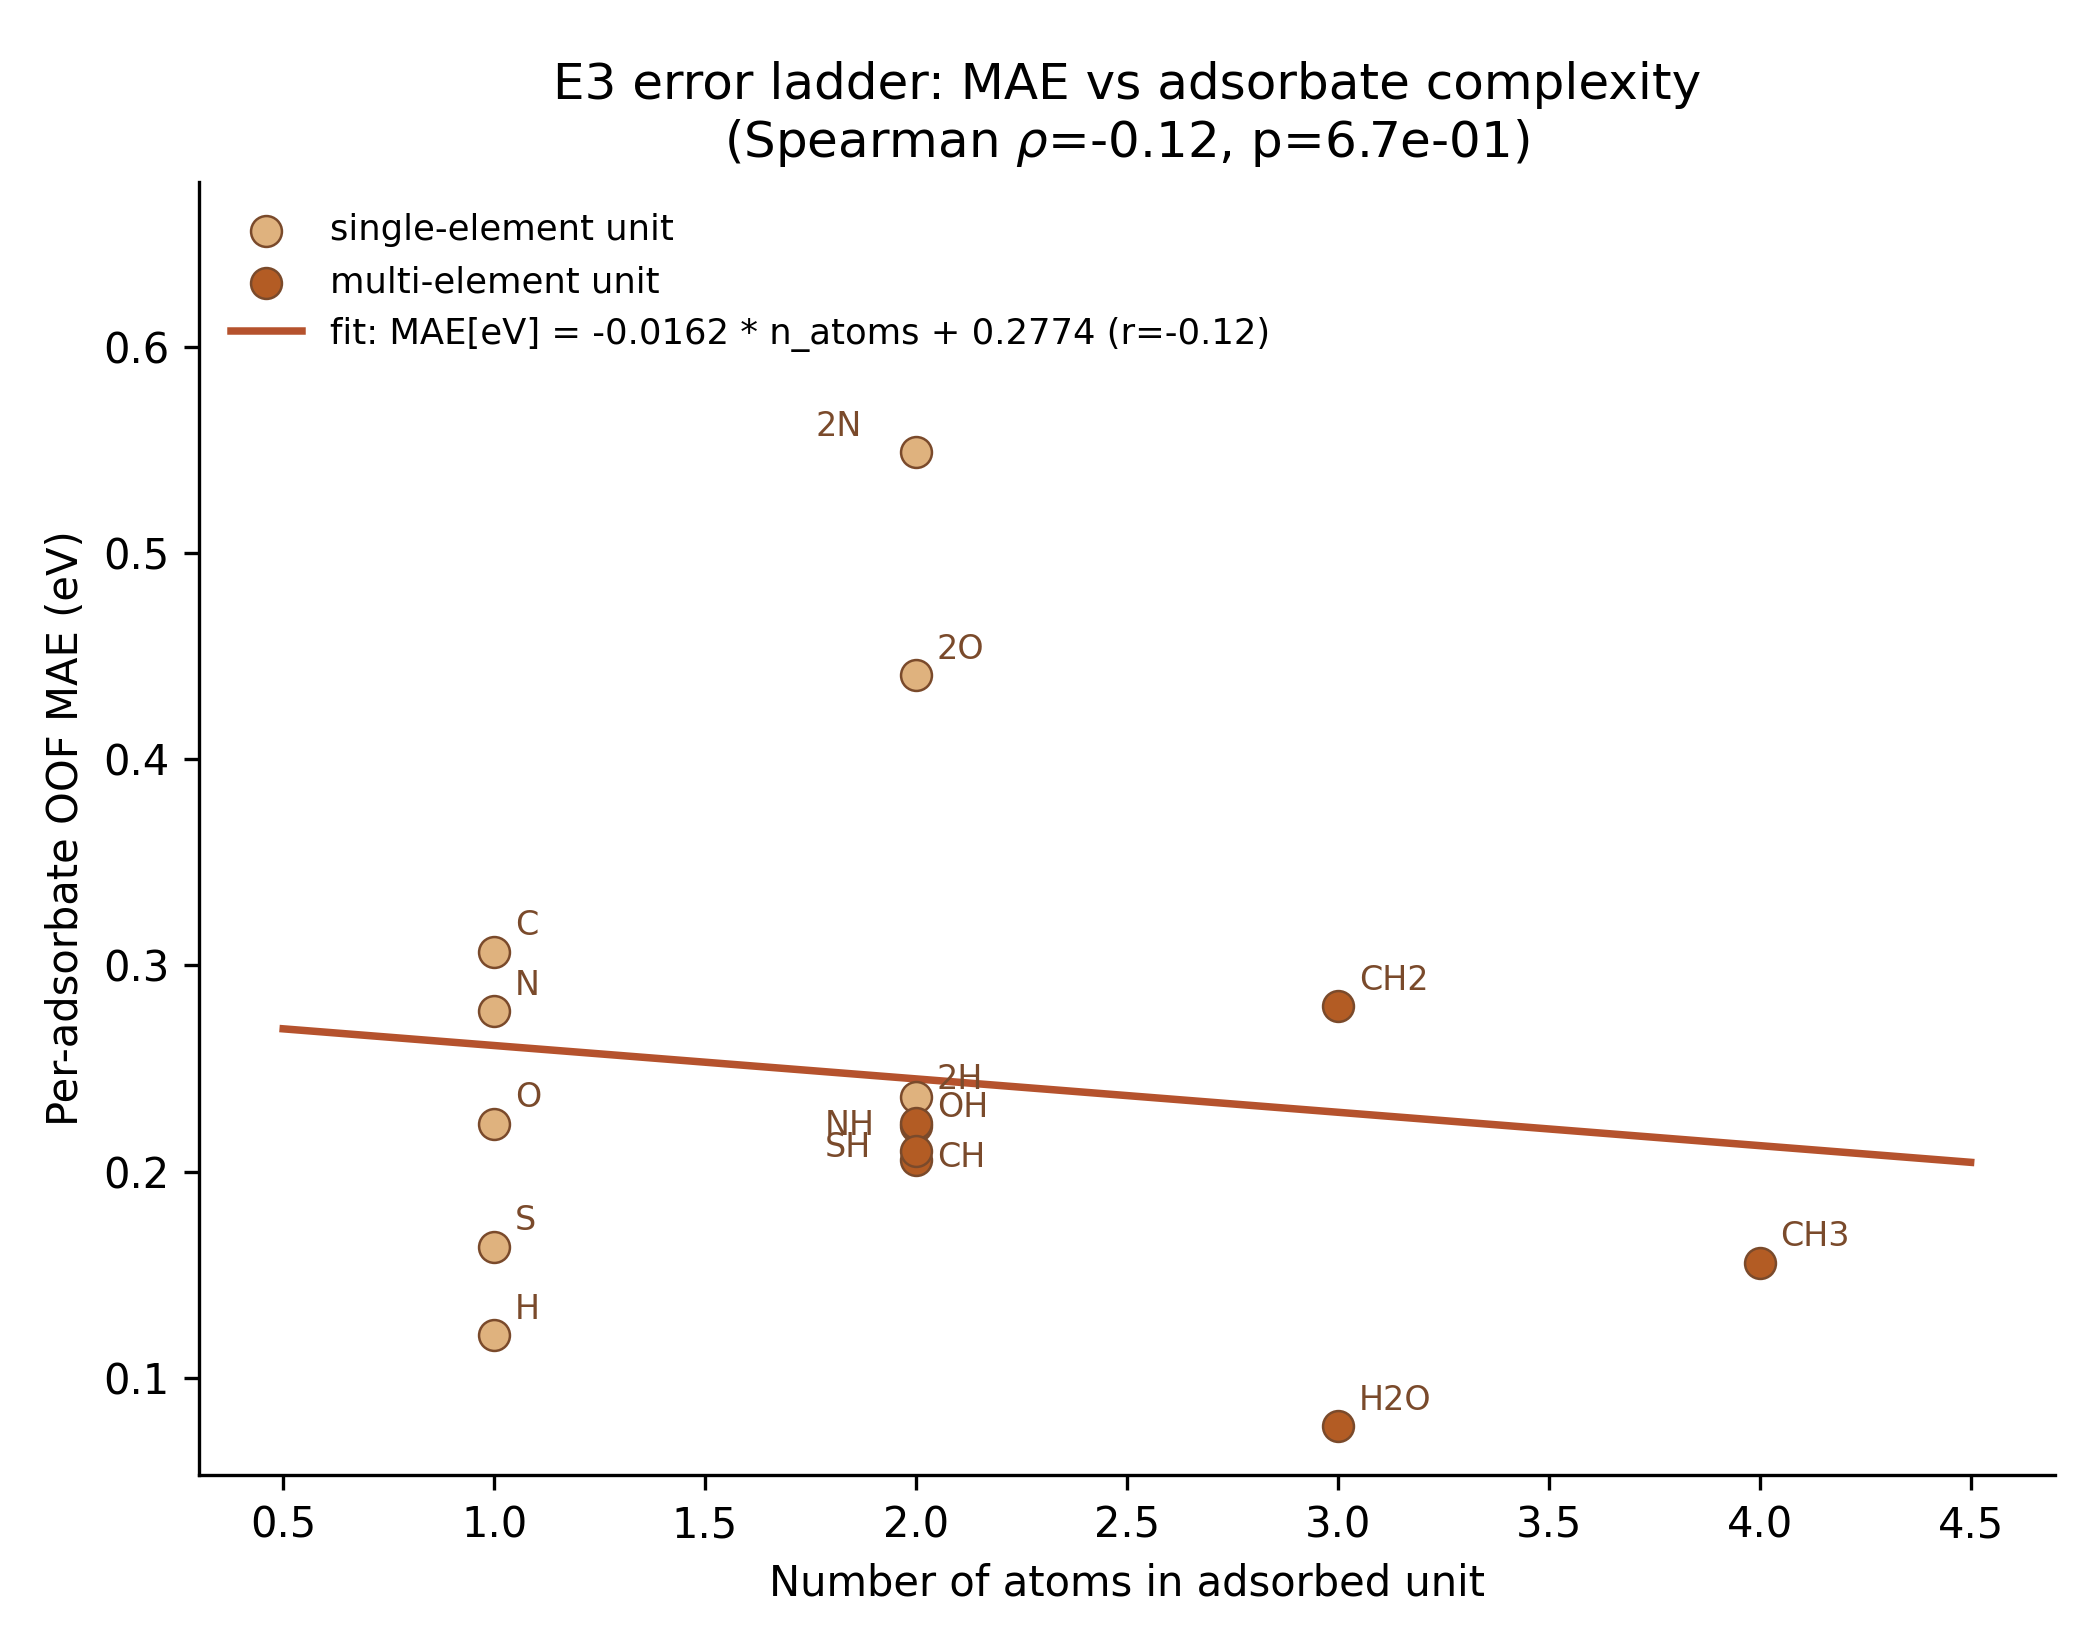

Reproduce this figure in Python.
"""E3: error-ladder analysis (Workstream E, task 3).

Hypothesis: per-adsorbate OOF MAE rises monotonically with the degree of
localization / chemical complexity of the adsorbate.

Descriptors per adsorbate (parsed from the adsorbate label, n_ads_units,
ads_atom in multiads_dataset.csv):
  n_atoms_total   = atoms in the adsorbed unit(s) (2H -> 2, CH3 -> 4, ...)
  valence_e       = total valence electrons of the adsorbed unit
  multiatom       = 1 if the unit contains >1 element type or >1 heavy atom
                    (H2O, OH, NH, CH, CH2, CH3, SH are multi-element)
Inputs : innovation/multi_adsorbate/per_adsorbate_mae.csv (seeds 0,1,2)
Outputs: e3_ladder.png (scatter + linear trend, 300 dpi),
         e3_ladder.json (correlations + empirical relation).
Idempotent: overwrites outputs.
"""
import os
import re
import json
import numpy as np
import pandas as pd
from scipy.stats import spearmanr, pearsonr, linregress
import matplotlib
matplotlib.use('Agg')
import matplotlib.pyplot as plt

HERE = os.path.dirname(os.path.abspath(__file__))
ROOT = os.path.abspath(os.path.join(HERE, '..', '..'))
MAE_CSV = os.path.join(ROOT, 'innovation', 'multi_adsorbate',
                       'per_adsorbate_mae.csv')
VALENCE = {'H': 1, 'C': 4, 'N': 5, 'O': 6, 'S': 6}
COV = {'H': '#d9a441', 'S': '#8a7b4f', '2H': '#d9a441', 'N': '#DFB27E',
       'O': '#b5522d', 'C': '#7A4A2B', '2N': '#DFB27E', '2O': '#b5522d',
       'NH': '#B35C24', 'CH': '#B35C24', 'SH': '#B35C24', 'H2O': '#B35C24',
       'CH2': '#B35C24', 'CH3': '#B35C24', 'OH': '#B35C24'}


def parse_unit(ads):
    """'2H'->[('H',2)], 'H2O'->[('H',2),('O',1)], 'CH3'->[('C',1),('H',3)]"""
    s = ads
    lead = re.match(r'^(\d+)([A-Z].*)$', s)
    mult, rest = (int(lead.group(1)), lead.group(2)) if lead else (1, s)
    atoms = [(el, int(num) if num else 1)
             for el, num in re.findall(r'([A-Z][a-z]?)(\d*)', rest)]
    return [(el, k * mult) for el, k in atoms]


def main():
    mae = pd.read_csv(MAE_CSV)
    rows = []
    for _, r in mae.iterrows():
        atoms = parse_unit(r.adsorbate)
        n_at = sum(k for _, k in atoms)
        ve = sum(VALENCE[el] * k for el, k in atoms)
        multi = int(len({el for el, _ in atoms}) > 1)
        rows.append(dict(adsorbate=r.adsorbate, mae=r.mae_mean, n=r.n,
                         tier=r.tier, n_atoms=n_at, valence_e=ve,
                         multiatom=multi,
                         dimer=int(bool(re.match(r'^2', r.adsorbate)))))
    d = pd.DataFrame(rows)
    d.to_csv(os.path.join(HERE, 'e3_ladder_data.csv'), index=False)

    res = {'descriptors': d.to_dict('records')}
    d['dimer'] = d.adsorbate.str.match(r'^2').astype(int)
    for prop in ('n_atoms', 'valence_e', 'multiatom', 'dimer'):
        sp, spp = spearmanr(d[prop], d.mae)
        pe, pep = pearsonr(d[prop], d.mae)
        res[prop] = dict(spearman_rho=round(float(sp), 3),
                         spearman_p=float('%.2e' % spp),
                         pearson_r=round(float(pe), 3),
                         pearson_p=float('%.2e' % pep))

    # empirical relation: MAE = a*n_atoms + b (all 15 adsorbates)
    lr = linregress(d.n_atoms, d.mae)
    res['empirical_relation'] = dict(
        formula='MAE[eV] = %.4f * n_atoms + %.4f' % (lr.slope, lr.intercept),
        slope=round(float(lr.slope), 4), intercept=round(float(lr.intercept), 4),
        r=round(float(lr.rvalue), 3), p=float('%.2e' % lr.pvalue))
    # large-tier only (small tier has n<500 warning)
    dl = d[d.tier == 'large']
    lr2 = linregress(dl.n_atoms, dl.mae)
    res['empirical_relation_large_tier'] = dict(
        formula='MAE[eV] = %.4f * n_atoms + %.4f' % (lr2.slope, lr2.intercept),
        slope=round(float(lr2.slope), 4), intercept=round(float(lr2.intercept), 4),
        r=round(float(lr2.rvalue), 3), p=float('%.2e' % lr2.pvalue), n=len(dl))
    dl2 = d[d.tier == 'large']
    sp_d, spp_d = spearmanr(dl2.dimer, dl2.mae)
    res['dimer_large_tier'] = dict(spearman_rho=round(float(sp_d), 3),
                                   spearman_p=float('%.2e' % spp_d),
                                   note='dissociated-dimer flag (2H/2N/2O), '
                                        'large tier only (n=8)')
    rho_atoms = res['n_atoms']['spearman_rho']
    res['hypothesis_check'] = (
        'SUPPORTED' if rho_atoms > 0.7 and res['n_atoms']['spearman_p'] < 0.05
        else 'PARTIALLY SUPPORTED' if rho_atoms > 0.4
        else 'NOT SUPPORTED')
    res['hypothesis_check'] += (': Spearman rho(MAE, n_atoms)=%.2f over 15 '
                                'adsorbates' % rho_atoms)

    fig, ax = plt.subplots(figsize=(7, 5.5))
    ax.scatter(d.n_atoms[d.multiatom == 0], d.mae[d.multiatom == 0], s=55,
               color='#DFB27E', edgecolors='#7A4A2B', linewidths=0.6,
               label='single-element unit', zorder=3)
    ax.scatter(d.n_atoms[d.multiatom == 1], d.mae[d.multiatom == 1], s=55,
               color='#B35C24', edgecolors='#7A4A2B', linewidths=0.6,
               label='multi-element unit', zorder=3)
    xs = np.linspace(0.5, d.n_atoms.max() + 0.5, 10)
    ax.plot(xs, lr.slope * xs + lr.intercept, color='#b5522d', lw=1.8,
            label='fit: %s (r=%.2f)' % (res['empirical_relation']['formula'],
                                        lr.rvalue))
    offsets = {'2H': (5, 2), 'CH': (5, -10), 'OH': (5, 8), 'NH': (-22, 6),
               'SH': (-22, -8), '2N': (-24, 4), '2O': (5, 4)}
    for _, r in d.iterrows():
        ax.annotate(r.adsorbate, (r.n_atoms, r.mae),
                    textcoords='offset points',
                    xytext=offsets.get(r.adsorbate, (5, 4)), fontsize=8,
                    color='#7A4A2B')
    ax.set_xlabel('Number of atoms in adsorbed unit')
    ax.set_ylabel('Per-adsorbate OOF MAE (eV)')
    ax.set_title('E3 error ladder: MAE vs adsorbate complexity\n'
                 '(Spearman $\\rho$=%.2f, p=%.1e)' % (rho_atoms,
                                                      res['n_atoms']['spearman_p']))
    ax.set_ylim(top=0.68)
    ax.legend(frameon=False, fontsize=8.5, loc='upper left')
    for spn in ('top', 'right'):
        ax.spines[spn].set_visible(False)
    fig.tight_layout()
    fig.savefig(os.path.join(HERE, 'e3_ladder.png'), dpi=300)

    with open(os.path.join(HERE, 'e3_ladder.json'), 'w') as f:
        json.dump(res, f, indent=2, ensure_ascii=False)
    print(json.dumps({k: v for k, v in res.items() if k != 'descriptors'},
                     indent=2))


if __name__ == '__main__':
    main()
